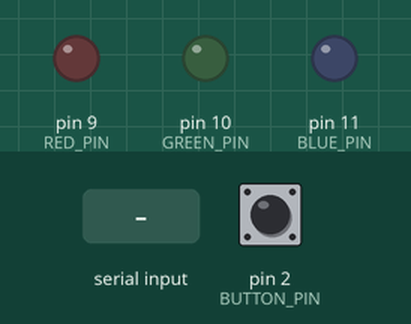
Recording of a sketch running on a simulated Arduino Uno, built with avr-gcc and run on an emulated ATmega328P. Shown: output pins drawn as LEDs (lit = HIGH). The inputs (shaded band) are chosen by the test bench; at power-on: pin 2 (BUTTON_PIN) HIGH.

Above: at 1.2 s.
1.3 s: "red\n" received over Serial
At 1.7 s:
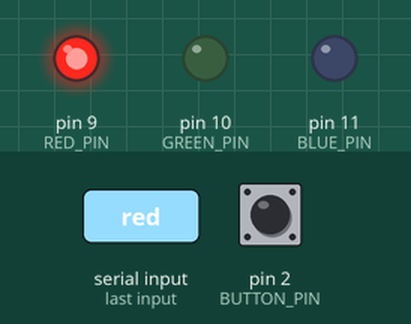
2.8 s: "green\n" received over Serial
At 4.1 s:
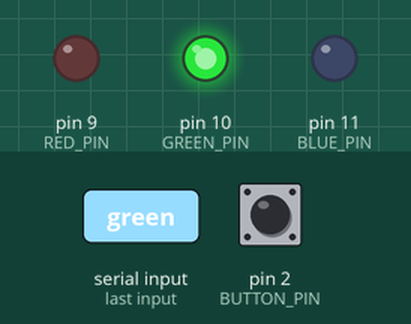
6.0 s: "off\n" received over Serial
At 6.4 s:
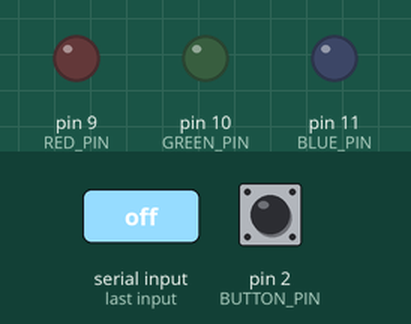
Timing chart, 0 to 8.5 s (numbered marks = the images above; inputs shaded):
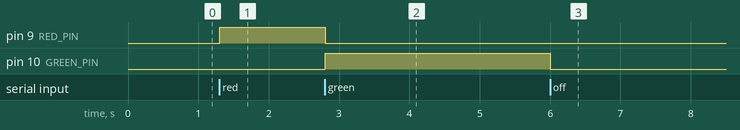

Measured:
- after the input at 1.3 s, pin 9 (RED_PIN): LOW → HIGH at once
- after the input at 2.8 s, pin 9 (RED_PIN): HIGH → LOW at once; pin 10 (GREEN_PIN): LOW → HIGH at once
- after the input at 6.0 s, pin 10 (GREEN_PIN): HIGH → LOW at once

The sketch:

sketch.ino
```cpp
#define RED_PIN 9
#define GREEN_PIN 10
#define BLUE_PIN 11
#define BUTTON_PIN 2

void setup() {
  pinMode(RED_PIN, OUTPUT);
  pinMode(GREEN_PIN, OUTPUT);
  pinMode(BLUE_PIN, OUTPUT);
  pinMode(BUTTON_PIN, INPUT_PULLUP);
  Serial.begin(9600);
}

void loop() {
  // Check for serial commands
  if (Serial.available()) {
    String command = Serial.readStringUntil('\n');
    if (command == "red") {
      setLED(255, 0, 0);  // Red for tracking
    } else if (command == "green") {
      setLED(0, 255, 0);  // Green for generating
    } else if (command == "off") {
      setLED(0, 0, 0);    // Turn off LED
    }
  }

  // Detect button press to start the canvas
  if (digitalRead(BUTTON_PIN) == LOW) {
    delay(200);  // Debounce
    Serial.println("start_canvas");
  }
}

void setLED(int red, int green, int blue) {
  analogWrite(RED_PIN, red);
  analogWrite(GREEN_PIN, green);
  analogWrite(BLUE_PIN, blue);
}
```
